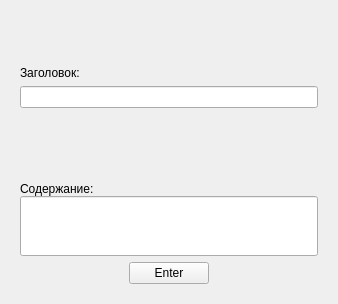
<?xml version="1.0" encoding="UTF-8"?>
<ui version="4.0">
 <class>Form</class>
 <widget class="QWidget" name="Form">
  <property name="geometry">
   <rect>
    <x>0</x>
    <y>0</y>
    <width>338</width>
    <height>304</height>
   </rect>
  </property>
  <property name="windowTitle">
   <string>Form</string>
  </property>
  <layout class="QVBoxLayout" name="verticalLayout_5">
   <item>
    <widget class="QWidget" name="widget" native="true">
     <layout class="QVBoxLayout" name="verticalLayout_4">
      <item>
       <layout class="QVBoxLayout" name="verticalLayout_3" stretch="0,1,3">
        <item>
         <spacer name="verticalSpacer">
          <property name="orientation">
           <enum>Qt::Vertical</enum>
          </property>
          <property name="sizeHint" stdset="0">
           <size>
            <width>20</width>
            <height>40</height>
           </size>
          </property>
         </spacer>
        </item>
        <item>
         <layout class="QVBoxLayout" name="verticalLayout" stretch="0,0,0">
          <item>
           <spacer name="verticalSpacer_3">
            <property name="orientation">
             <enum>Qt::Vertical</enum>
            </property>
            <property name="sizeHint" stdset="0">
             <size>
              <width>20</width>
              <height>40</height>
             </size>
            </property>
           </spacer>
          </item>
          <item>
           <widget class="QLabel" name="label">
            <property name="sizePolicy">
             <sizepolicy hsizetype="Preferred" vsizetype="Fixed">
              <horstretch>0</horstretch>
              <verstretch>0</verstretch>
             </sizepolicy>
            </property>
            <property name="text">
             <string>Заголовок:</string>
            </property>
           </widget>
          </item>
          <item>
           <widget class="QLineEdit" name="lineEdit"/>
          </item>
         </layout>
        </item>
        <item>
         <layout class="QVBoxLayout" name="verticalLayout_6">
          <property name="spacing">
           <number>0</number>
          </property>
          <item>
           <spacer name="verticalSpacer_2">
            <property name="orientation">
             <enum>Qt::Vertical</enum>
            </property>
            <property name="sizeHint" stdset="0">
             <size>
              <width>20</width>
              <height>40</height>
             </size>
            </property>
           </spacer>
          </item>
          <item>
           <widget class="QLabel" name="label_2">
            <property name="sizePolicy">
             <sizepolicy hsizetype="Preferred" vsizetype="Fixed">
              <horstretch>0</horstretch>
              <verstretch>0</verstretch>
             </sizepolicy>
            </property>
            <property name="text">
             <string>Содержание:</string>
            </property>
           </widget>
          </item>
          <item>
           <widget class="QLineEdit" name="lineEdit_2">
            <property name="minimumSize">
             <size>
              <width>0</width>
              <height>60</height>
             </size>
            </property>
           </widget>
          </item>
         </layout>
        </item>
       </layout>
      </item>
      <item alignment="Qt::AlignHCenter">
       <widget class="QPushButton" name="login_btn">
        <property name="text">
         <string>Enter</string>
        </property>
       </widget>
      </item>
     </layout>
    </widget>
   </item>
  </layout>
 </widget>
 <resources/>
 <connections/>
</ui>
